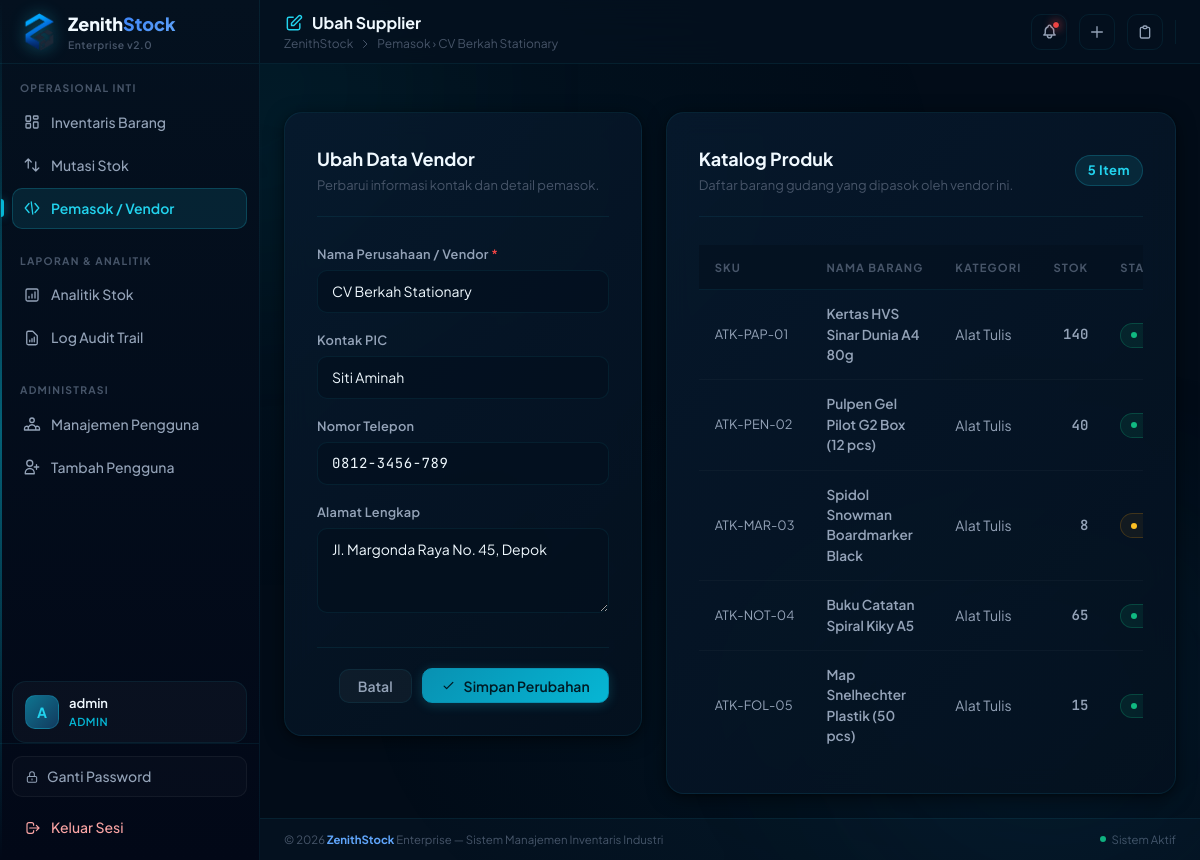
Page /suppliers/edit/2 (signed in) on the earlier database version.
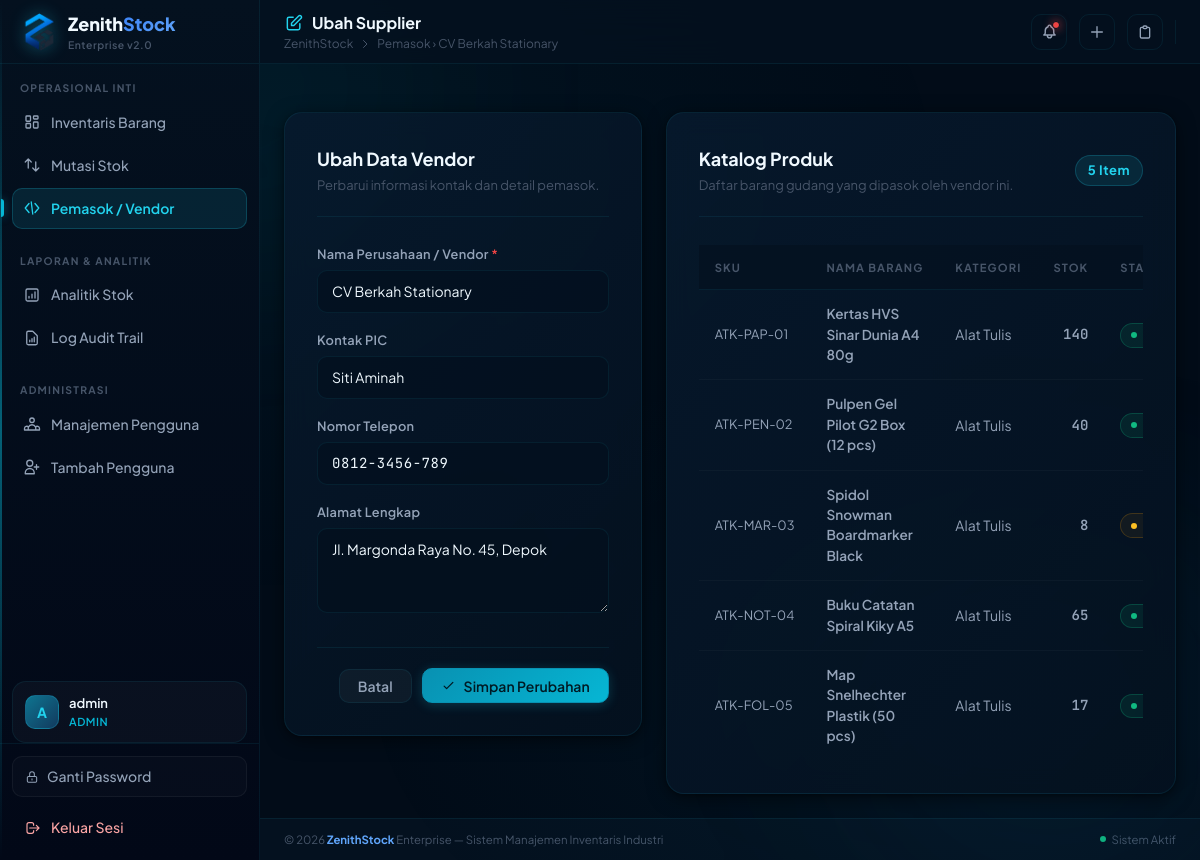
Same page on the later database version.
### zenithstock/models.py (models this page shows, shortened)
class Product(db.Model):
    __tablename__ = 'products'
    id = db.Column(db.Integer, primary_key=True)
    sku = db.Column(db.String(20), unique=True, nullable=False, index=True)
    nama_barang = db.Column(db.String(100), nullable=False)
    kategori = db.Column(db.String(50), nullable=False)
    stok = db.Column(db.Integer, nullable=False, default=0)
    harga = db.Column(db.Integer, nullable=False, default=0)
    min_stok = db.Column(db.Integer, nullable=False, default=10)
    lokasi_rak = db.Column(db.String(50))
    supplier_id = db.Column(db.Integer, db.ForeignKey('suppliers.id'), nullable=True)
    movements = db.relationship('StockMovement', backref='product', lazy=True, cascade='all, delete-orphan')

### zenithstock/routes/suppliers.py (the view, shortened to what this page needs)
@suppliers_bp.route('/edit/<int:supplier_id>', methods=['GET', 'POST'])
@login_required
def edit(supplier_id):
    supplier = Supplier.query.get_or_404(supplier_id)
    form = SupplierForm(obj=supplier, supplier_id=supplier_id)
    return render_template('suppliers/edit.html', form=form, supplier=supplier)

### zenithstock/forms.py (shortened to what this page needs)
class SupplierForm(FlaskForm):
    nama = StringField('Nama Supplier / Perusahaan', validators=[
        InputRequired(message="Nama supplier wajib diisi."),
        Length(max=100, message="Nama tidak boleh melebihi 100 karakter.")
    ])
    kontak = StringField('Nama Person in Charge (PIC)', validators=[
        Length(max=100, message="Kontak tidak boleh melebihi 100 karakter.")
    ])
    telepon = StringField('Nomor Telepon', validators=[
        Length(max=30, message="Telepon tidak boleh melebihi 30 karakter.")
    ])
    alamat = TextAreaField('Alamat Lengkap', validators=[])
    def __init__(self, *args, **kwargs):
        self.supplier_id = kwargs.pop('supplier_id', None)
        super(SupplierForm, self).__init__(*args, **kwargs)

### zenithstock/models.py (called while the page is built)
    @property
    def is_active(self):
        return self.status == 'active'

    def is_admin(self):
        return self.role == 'admin'

### zenithstock/templates/suppliers/edit.html (shortened to what the changed rows need)
{% extends "base.html" %}
{% block header_title %}
<svg style="width:20px;height:20px;color:var(--zs-cyan-400);" fill="none" viewBox="0 0 24 24" stroke="currentColor">
    <path stroke-linecap="round" stroke-linejoin="round" stroke-width="1.75" d="M11 5H6a2 2 0 00-2 2v11a2 2 0 002 2h11a2 2 0 002-2v-5m-1.414-9.414a2 2 0 112.828 2.828L11.828 15H9v-2.828l8.586-8.586z" />
</svg>
Ubah Supplier
{% endblock %}
{% block content %}
<div class="grid grid-cols-1 lg:grid-cols-12 gap-6 max-w-[1150px] mx-auto" style="align-items:start;">
    <div class="zs-panel lg:col-span-5" style="padding:32px;">
        <div style="margin-bottom:28px;padding-bottom:20px;border-bottom:1px solid var(--color-border);display:flex;align-items:center;justify-content:space-between;gap:12px;flex-wrap:wrap;">
            <div>
                <h2 style="font-size:1.125rem;font-weight:700;color:var(--color-text-primary);margin:0 0 4px;">Ubah Data Vendor</h2>
            </div>
        </div>
    </div>
    <div class="zs-panel lg:col-span-7" style="padding:32px;">
        <div style="margin-bottom:28px;padding-bottom:20px;border-bottom:1px solid var(--color-border);display:flex;align-items:center;justify-content:space-between;gap:12px;flex-wrap:wrap;">
            <div>
                <h2 style="font-size:1.125rem;font-weight:700;color:var(--color-text-primary);margin:0 0 4px;">Katalog Produk</h2>
            </div>
        </div>
        <div style="overflow-x:auto;">
            <table class="zs-table">
                <thead>
                    <tr>
                        <th>SKU</th>
                        <th>Nama Barang</th>
                        <th>Kategori</th>
                        <th style="text-align:right;">Stok</th>
                        <th>Status</th>
                    </tr>
                </thead>
                <tbody>
                    {% if supplier.products %}
                        {% for p in supplier.products %}
                        <tr>
                            <td class="mono" style="font-size:0.8rem;white-space:nowrap;">{{ p.sku }}</td>
                            <td style="font-weight:600;font-size:0.85rem;color:var(--color-text-secondary);">{{ p.nama_barang }}</td>
                            <td>{{ p.kategori }}</td>
                            <td style="text-align:right;font-family:var(--font-mono);font-weight:600;">{{ p.stok }}</td>
                            <td>
                                {% if p.stok == 0 %}
                                <span class="badge red"><span class="badge-dot"></span>Habis</span>
                                {% elif p.stok <= p.min_stok %}
                                <span class="badge amber" style="background:rgba(245,158,11,0.06);color:#fbbf24;border:1px solid rgba(245,158,11,0.2);"><span class="badge-dot" style="background:#fbbf24;"></span>Kritis</span>
                                {% else %}
                                <span class="badge green"><span class="badge-dot"></span>Normal</span>
                                {% endif %}
                            </td>
                        </tr>
                        {% endfor %}
                    {% endif %}
                </tbody>
            </table>
        </div>
    </div>
</div>
{% endblock %}

Differences in the rows shown:
changed Product "Map Snelhechter Plastik (50 pcs)": stok "15" → "17"
